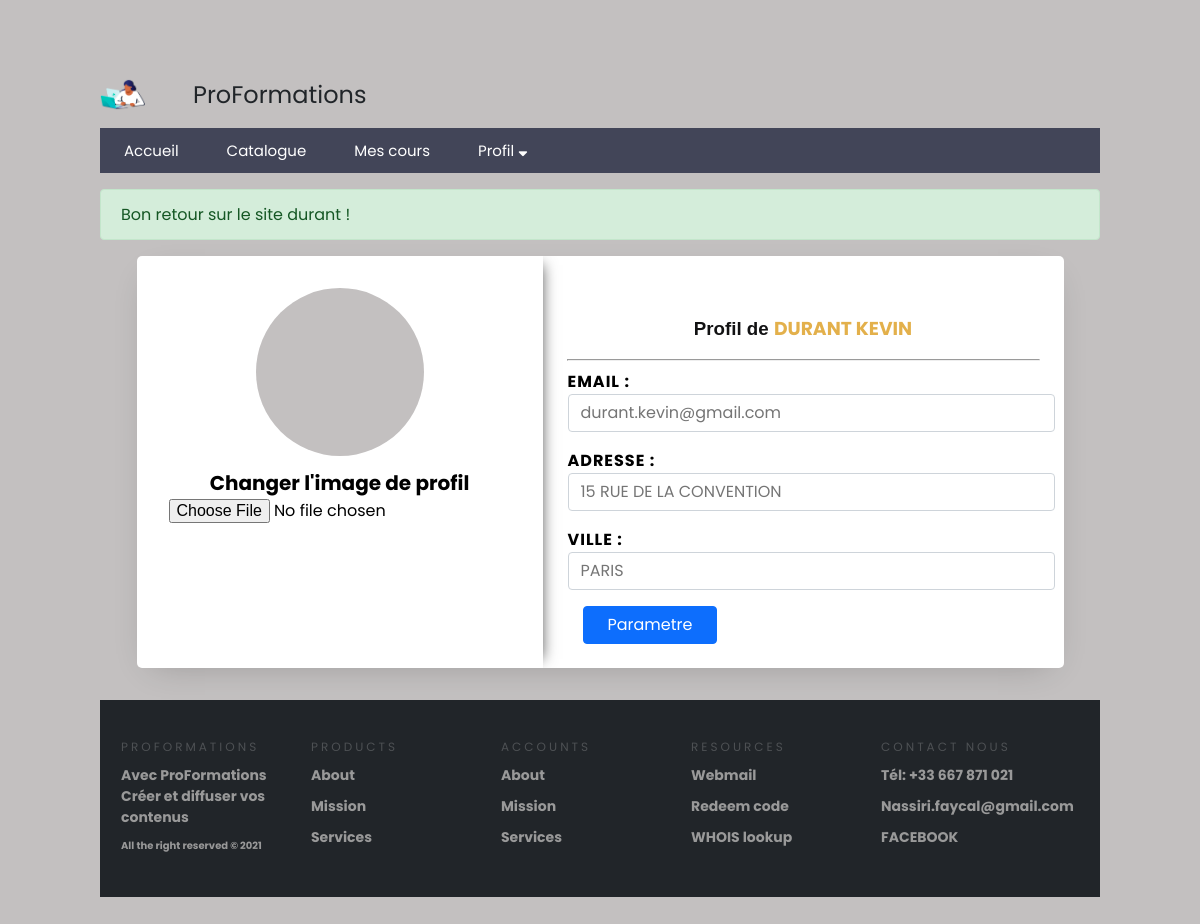
Screenshot of /compte/profil (signed in) with the database file from the repository.
### tables this page shows
CREATE TABLE `utilisateur` (
  `login` varchar(50) NOT NULL,
  `INE` varchar(25) NOT NULL,
  `nom` varchar(50) NOT NULL,
  `prenom` varchar(50) DEFAULT NULL,
  `adresse` varchar(255) DEFAULT NULL,
  `ville` varchar(50) NOT NULL,
  `password` varchar(100) NOT NULL,
  `mail` varchar(100) NOT NULL,
  `role` varchar(50) NOT NULL,
  `image` varchar(100) NOT NULL,
  `est_valide` tinyint(1) NOT NULL,
  `clef` int(11) NOT NULL
);

### controllers/MainController.controller.php (called while the page is built, shortened)
<?php
abstract class MainController{
    protected function genererPage($data){
        extract($data);
        require_once($view);
    }
}

### controllers/Utilisateur/Utilisateur.controller.php (called while the page is built, shortened)
<?php
require_once("./controllers/MainController.controller.php");
require_once("./models/Utilisateur/Utilisateur.model.php");
class UtilisateurController extends MainController{
    private $utilisateurManager;
    public function __construct(){
        $this->utilisateurManager = new UtilisateurManager();
    }
    public function profil(){
        $datas = $this->utilisateurManager->getUserInformation($_SESSION['profil']['login']);
        $data_page = [
            "page_description" => "Page de profil",
            "page_title" => "Page de profil",
            "utilisateur" => $datas,
            "page_javascript" => ['profil.js'],
            "view" => "views/Utilisateur/profil.view.php",
            "template" => "views/common/template.php"
        ];
        $this->genererPage($data_page);
    }
}

### models/Model.class.php (called while the page is built, shortened)
<?php
abstract class Model{
    private static $pdo;
    private static function setBdd(){
        self::$pdo = new PDO("mysql:host=db.3wa.io;dbname=faycalnas_proformations;charset=utf8", "faycalnas", "b38043549440aff2f9471b09d374ba35");
        self::$pdo->setAttribute(PDO::ATTR_ERRMODE, PDO::ERRMODE_EXCEPTION);
    }
    protected function getBdd(){
        return self::$pdo;
    }
}

### models/Utilisateur/Utilisateur.model.php (called while the page is built, shortened)
<?php
class UtilisateurManager extends MainManager{
    public function getUserInformation($login){
        $req = "SELECT * FROM utilisateur WHERE login = :login";
        $stmt = $this->getBdd()->prepare($req);
        $stmt->bindValue(":login",$login,PDO::PARAM_STR);
        $stmt->execute();
        $resultat = $stmt->fetch(PDO::FETCH_ASSOC);
        return $resultat;
    }
}

### views/Utilisateur/profil.view.php (the view, shortened to what this page needs)
<section class="Login-section">
    <div class="container">
        <div class="loginForm">
            <div class="col-md-12 col-lg-10">
                <div class="wrap d-md-flex">
                    <div class="" style="text-align:center;withd: 20px;padding: 2em;box-shadow: 8px 0px 14px -9px rgba(0,0,0,0.7)">
                    <div class="card-img " style="background-image:url(<?= URL; ?>public/Assets/images/<?= $utilisateur['image'] ?>)"alt="photo de profil">
                    </div>
                    <form method="POST" action="<?= URL ?>compte/validation_modificationImage" enctype="multipart/form-data">
                        <label for="image">Changer l'image de profil </label><br />
                        <input type="file" class="form-control-file" id="image" name="image" onchange="submit();" />
                    </form>
                    </div>
                    <div class="login-wrap p-4 p-md-5" style="width: 100% !important;">
                        <div class="">
                            <div class="w-100">
                                <h3 class="mb-4" > Profil de <span style="text-transform: uppercase ; color:#e3b04b" ><?= $utilisateur['nom'].' '.$utilisateur['prenom'] ?></span></h3>
                            </div>
                        </div>
                        <hr>
                        <div class="info ">
                            <div class=" form-group row d-flex" >
                                <span class="label" style="font-size: inherit;">Email :</span>
                                <input type="text"  class="form-control" placeholder="<?= $utilisateur['mail'] ?>" disabled>
                            </div>
                            <div class=" form-group row d-flex" >
                                <span class="label" style="font-size: inherit;">Adresse :</span>
                                <input type="text"  class="form-control" placeholder="<?= $utilisateur['adresse'] ?>" disabled>
                            </div>
                            <div class=" form-group row d-flex" >
                                <span class="label" style="font-size: inherit;">Ville :</span>
                                <input type="text"  class="form-control" placeholder="<?= $utilisateur['ville'] ?>" disabled>
                            </div>
                            <button type="button"id="myBtn" class="btn btn-bleu px-4 sm-mr">Parametre</button>
                        </div>
                    </div>
                </div>
            </div>
        </div>
    </div>
</section>

### public/CSS/main.css (style rules this page uses)
* { box-sizing: border-box; font-family: 'Poppins', sans-serif; }
.card-img { background-size: cover; background-repeat: no-repeat; background-position: center center; border-radius: 50%; justify-content: center; background-color: #c3c0c0; display: inline-block; width: 14vw; height: 14vw; }
.info { padding-left: 1em !important; }
.h1, .h2, .h3, .h4, .h5, .h6, h1, h2, h3, h4, h5, h6 { margin-top: 0; margin-bottom: 0.5rem; font-weight: 500; line-height: 1.2; }
.row { display: -ms-flexbox; display: flex; -ms-flex-wrap: wrap; flex-wrap: wrap; margin-right: -15px; margin-left: -15px; }
button, input, optgroup, select, textarea { margin: 0; font-family: inherit; font-size: inherit; line-height: inherit; }
.loginForm { -webkit-box-pack: center!important; -ms-flex-pack: center!important; justify-content: center!important; display: -webkit-box; display: -ms-flexbox; display: flex; -ms-flex-wrap: wrap; flex-wrap: wrap; margin-right: -15px; margin-left: -15px; }
@media screen and (min-width: 992px) { .col-lg-10 { -webkit-box-flex: 0; -ms-flex: 0 0 83.33333%; flex: 0 0 83.33333%; max-width: 83.33333%; } }
@media screen and  (min-width: 235px) { .col-md-12 { -webkit-box-flex: 0; -ms-flex: 0 0 90%; flex: 0 0 90%; max-width: 90%; } }
.wrap { width: 100%; overflow: hidden; background: #fff; border-radius: 5px; -webkit-box-shadow: 0 10px 34px -15px rgb(0 0 0 / 24%); -moz-box-shadow: 0 10px 34px -15px rgba(0,0,0,.24); box-shadow: 0 10px 34px -15px rgb(0 0 0 / 24%); }
@media screen and  (min-width: 768px) { .d-md-flex { display: -webkit-box!important; display: -ms-flexbox!important; display: flex!important; } }
.img, .login-wrap { width: 50%; }
.login-wrap { position: relative; background: #fff h3; }
@media screen and  (min-width: 768px) { .p-md-5 { padding: 3rem!important; } }
.p-4 { padding: 1.5rem!important; }
.d-flex { display: -webkit-box!important; display: -ms-flexbox!important; display: flex!important; }
.form-group { position: relative; }
.form-group { margin-bottom: 1rem; }
.form-group .label { font-size: 12px; text-transform: uppercase; letter-spacing: 1px; color: #000; font-weight: 700; }
.form-control { display: block; width: 100%; height: calc(1.5em + 0.75rem + 2px); padding: 0.375rem 0.75rem; font-size: 1rem; font-weight: 400; line-height: 1.5; color: #495057; background-color: #fff; background-clip: padding-box; border: 1px solid #ced4da; border-radius: 0.25rem; -webkit-transition: border-color .15s ease-in-out , -webkit-box-shadow .15s ease-in-out; transition: border-color .15s ease-in-out , -webkit-box-shadow .15s ease-in-out; -o-transition: border-color .15s ease-in-out , box-shadow .15s ease-in-out; transition: border-color .15s ease-in-out , box-shadow .15s ease-in-out; transition: border-color .15s ease-in-out , box-shadow .15s ease-in-out , -webkit-box-shadow .15s ease-in-out; }
button, input { overflow: visible; }
button:not(:disabled), [type="button"]:not(:disabled), [type="reset"]:not(:disabled), [type="submit"]:not(:disabled) { cursor: pointer; }
.btn { display: inline-block; font-weight: 400; line-height: 1.5; color: #212529; text-align: center; text-decoration: none; vertical-align: middle; cursor: pointer; -webkit-user-select: none; -moz-user-select: none; user-select: none; background-color: transparent; border: 1px solid transparent; padding: 0.375rem 0.75rem; font-size: 1rem; border-radius: 0.25rem; transition: color .15s ease-in-out,background-color .15s ease-in-out,border-color .15s ease-in-out,box-shadow .15s ease-in-out; }
@media screen and   (min-width: 576px) { .sm-mr { margin-right: 1rem!important; } }
.px-4 { padding-right: 1.5rem!important; padding-left: 1.5rem!important; }
.btn-bleu { color: #fff; background-color: #0d6efd; border-color: #0d6efd; transition: all 0.3s ease; }
h1, h2, h3 { margin: 2em 0 1em; font-weight:bold; color: rgb(18, 18, 19); text-align: center; }
body { padding-top: 4.2rem; padding-bottom: 4.2rem; background: rgba(177, 173, 173, 0.76); }
h1, h2, h3 { font-family:Verdana, Geneva, Tahoma, sans-serif; }
form { width: 100%; padding: 5px 0px; }
label { display: inline-block; min-width: 25%; font-size: 20px; font-weight: 700; }
.container { width: 100%; max-width: 1000px; margin: 2px auto; }

### rows the page displays
utilisateur: nom "DURANT", prenom "KEVIN", mail "durant.kevin@gmail.com", adresse "15 RUE DE LA CONVENTION", ville "PARIS"

### other values shown
$alert['message'] "Bon retour sur le site durant !"
